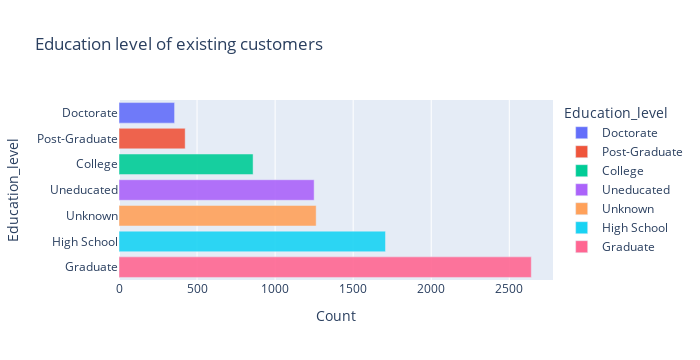
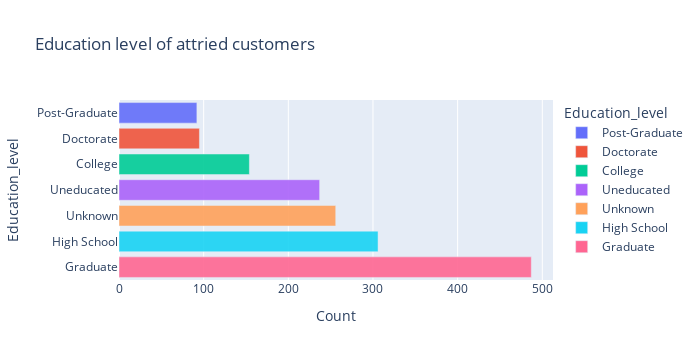

The notebook cell these images were saved under, in order:
### Markdown cell above
This is not a great ratio. It's unbalanced.
This could cause false negative/positive resilts because the attried data is undersampled.
It has to be dealt with before building the model.

### Code cell
# education level of existing and attried customers

# for existing
plot_edu_e = df1[df1['Attrition_Flag']=='Existing Customer']
plot_edu_e = plot_edu_e['Education_Level'].value_counts().reset_index()
plot_edu_e.columns =['Education_level','Count']
plot_edu_e = plot_edu_e.sort_values('Count')

fig0 = px.bar(
    data_frame=plot_edu_e,
    x="Count",
    y="Education_level",
    color="Education_level",               
    opacity=0.9,                  
    orientation="h",              
    barmode='relative',
    width=700,                   
    height=360,
    title='Education level of existing customers'
    )

# for attried
plot_edu_a = df1[df1['Attrition_Flag']=='Attrited Customer']
plot_edu_a = plot_edu_a['Education_Level'].value_counts().reset_index()
plot_edu_a.columns =['Education_level','Count']
plot_edu_a = plot_edu_a.sort_values('Count')

fig1 = px.bar(
    data_frame=plot_edu_a,
    x="Count",
    y="Education_level",
    color="Education_level",              
    opacity=0.9,                  
    orientation="h",              
    barmode='relative',
    width=700,                 
    height=360,
    title='Education level of attried customers'
    )

fig0.show()
fig1.show()

### Figure 1 — Plotly figure (JSON) as saved in the notebook; plotly's stock layout.template omitted (floating-point values rounded to 4 significant figures)
{"data": [{"alignmentgroup": "True", "hovertemplate": "Education_level=%{y}<br>Count=%{x}<extra></extra>", "legendgroup": "Doctorate", "marker": {"color": "#636efa", "opacity": 0.9, "pattern": {"shape": ""}}, "name": "Doctorate", "offsetgroup": "Doctorate", "orientation": "h", "showlegend": true, "textposition": "auto", "type": "bar", "x": [356], "xaxis": "x", "y": ["Doctorate"], "yaxis": "y"}, {"alignmentgroup": "True", "hovertemplate": "Education_level=%{y}<br>Count=%{x}<extra></extra>", "legendgroup": "Post-Graduate", "marker": {"color": "#EF553B", "opacity": 0.9, "pattern": {"shape": ""}}, "name": "Post-Graduate", "offsetgroup": "Post-Graduate", "orientation": "h", "showlegend": true, "textposition": "auto", "type": "bar", "x": [424], "xaxis": "x", "y": ["Post-Graduate"], "yaxis": "y"}, {"alignmentgroup": "True", "hovertemplate": "Education_level=%{y}<br>Count=%{x}<extra></extra>", "legendgroup": "College", "marker": {"color": "#00cc96", "opacity": 0.9, "pattern": {"shape": ""}}, "name": "College", "offsetgroup": "College", "orientation": "h", "showlegend": true, "textposition": "auto", "type": "bar", "x": [859], "xaxis": "x", "y": ["College"], "yaxis": "y"}, {"alignmentgroup": "True", "hovertemplate": "Education_level=%{y}<br>Count=%{x}<extra></extra>", "legendgroup": "Uneducated", "marker": {"color": "#ab63fa", "opacity": 0.9, "pattern": {"shape": ""}}, "name": "Uneducated", "offsetgroup": "Uneducated", "orientation": "h", "showlegend": true, "textposition": "auto", "type": "bar", "x": [1250], "xaxis": "x", "y": ["Uneducated"], "yaxis": "y"}, {"alignmentgroup": "True", "hovertemplate": "Education_level=%{y}<br>Count=%{x}<extra></extra>", "legendgroup": "Unknown", "marker": {"color": "#FFA15A", "opacity": 0.9, "pattern": {"shape": ""}}, "name": "Unknown", "offsetgroup": "Unknown", "orientation": "h", "showlegend": true, "textposition": "auto", "type": "bar", "x": [1263], "xaxis": "x", "y": ["Unknown"], "yaxis": "y"}, {"alignmentgroup": "True", "hovertemplate": "Education_level=%{y}<br>Count=%{x}<extra></extra>", "legendgroup": "High School", "marker": {"color": "#19d3f3", "opacity": 0.9, "pattern": {"shape": ""}}, "name": "High School", "offsetgroup": "High School", "orientation": "h", "showlegend": true, "textposition": "auto", "type": "bar", "x": [1707], "xaxis": "x", "y": ["High School"], "yaxis": "y"}, {"alignmentgroup": "True", "hovertemplate": "Education_level=%{y}<br>Count=%{x}<extra></extra>", "legendgroup": "Graduate", "marker": {"color": "#FF6692", "opacity": 0.9, "pattern": {"shape": ""}}, "name": "Graduate", "offsetgroup": "Graduate", "orientation": "h", "showlegend": true, "textposition": "auto", "type": "bar", "x": [2641], "xaxis": "x", "y": ["Graduate"], "yaxis": "y"}], "layout": {"barmode": "relative", "height": 360, "legend": {"title": {"text": "Education_level"}, "tracegroupgap": 0}, "title": {"text": "Education level of existing customers"}, "width": 700, "xaxis": {"anchor": "y", "domain": [0, 1], "title": {"text": "Count"}}, "yaxis": {"anchor": "x", "categoryarray": ["Graduate", "High School", "Unknown", "Uneducated", "College", "Post-Graduate", "Doctorate"], "categoryorder": "array", "domain": [0, 1], "title": {"text": "Education_level"}}}}

### Figure 2 — Plotly figure (JSON) as saved in the notebook; plotly's stock layout.template omitted (floating-point values rounded to 4 significant figures)
{"data": [{"alignmentgroup": "True", "hovertemplate": "Education_level=%{y}<br>Count=%{x}<extra></extra>", "legendgroup": "Post-Graduate", "marker": {"color": "#636efa", "opacity": 0.9, "pattern": {"shape": ""}}, "name": "Post-Graduate", "offsetgroup": "Post-Graduate", "orientation": "h", "showlegend": true, "textposition": "auto", "type": "bar", "x": [92], "xaxis": "x", "y": ["Post-Graduate"], "yaxis": "y"}, {"alignmentgroup": "True", "hovertemplate": "Education_level=%{y}<br>Count=%{x}<extra></extra>", "legendgroup": "Doctorate", "marker": {"color": "#EF553B", "opacity": 0.9, "pattern": {"shape": ""}}, "name": "Doctorate", "offsetgroup": "Doctorate", "orientation": "h", "showlegend": true, "textposition": "auto", "type": "bar", "x": [95], "xaxis": "x", "y": ["Doctorate"], "yaxis": "y"}, {"alignmentgroup": "True", "hovertemplate": "Education_level=%{y}<br>Count=%{x}<extra></extra>", "legendgroup": "College", "marker": {"color": "#00cc96", "opacity": 0.9, "pattern": {"shape": ""}}, "name": "College", "offsetgroup": "College", "orientation": "h", "showlegend": true, "textposition": "auto", "type": "bar", "x": [154], "xaxis": "x", "y": ["College"], "yaxis": "y"}, {"alignmentgroup": "True", "hovertemplate": "Education_level=%{y}<br>Count=%{x}<extra></extra>", "legendgroup": "Uneducated", "marker": {"color": "#ab63fa", "opacity": 0.9, "pattern": {"shape": ""}}, "name": "Uneducated", "offsetgroup": "Uneducated", "orientation": "h", "showlegend": true, "textposition": "auto", "type": "bar", "x": [237], "xaxis": "x", "y": ["Uneducated"], "yaxis": "y"}, {"alignmentgroup": "True", "hovertemplate": "Education_level=%{y}<br>Count=%{x}<extra></extra>", "legendgroup": "Unknown", "marker": {"color": "#FFA15A", "opacity": 0.9, "pattern": {"shape": ""}}, "name": "Unknown", "offsetgroup": "Unknown", "orientation": "h", "showlegend": true, "textposition": "auto", "type": "bar", "x": [256], "xaxis": "x", "y": ["Unknown"], "yaxis": "y"}, {"alignmentgroup": "True", "hovertemplate": "Education_level=%{y}<br>Count=%{x}<extra></extra>", "legendgroup": "High School", "marker": {"color": "#19d3f3", "opacity": 0.9, "pattern": {"shape": ""}}, "name": "High School", "offsetgroup": "High School", "orientation": "h", "showlegend": true, "textposition": "auto", "type": "bar", "x": [306], "xaxis": "x", "y": ["High School"], "yaxis": "y"}, {"alignmentgroup": "True", "hovertemplate": "Education_level=%{y}<br>Count=%{x}<extra></extra>", "legendgroup": "Graduate", "marker": {"color": "#FF6692", "opacity": 0.9, "pattern": {"shape": ""}}, "name": "Graduate", "offsetgroup": "Graduate", "orientation": "h", "showlegend": true, "textposition": "auto", "type": "bar", "x": [487], "xaxis": "x", "y": ["Graduate"], "yaxis": "y"}], "layout": {"barmode": "relative", "height": 360, "legend": {"title": {"text": "Education_level"}, "tracegroupgap": 0}, "title": {"text": "Education level of attried customers"}, "width": 700, "xaxis": {"anchor": "y", "domain": [0, 1], "title": {"text": "Count"}}, "yaxis": {"anchor": "x", "categoryarray": ["Graduate", "High School", "Unknown", "Uneducated", "College", "Doctorate", "Post-Graduate"], "categoryorder": "array", "domain": [0, 1], "title": {"text": "Education_level"}}}}
